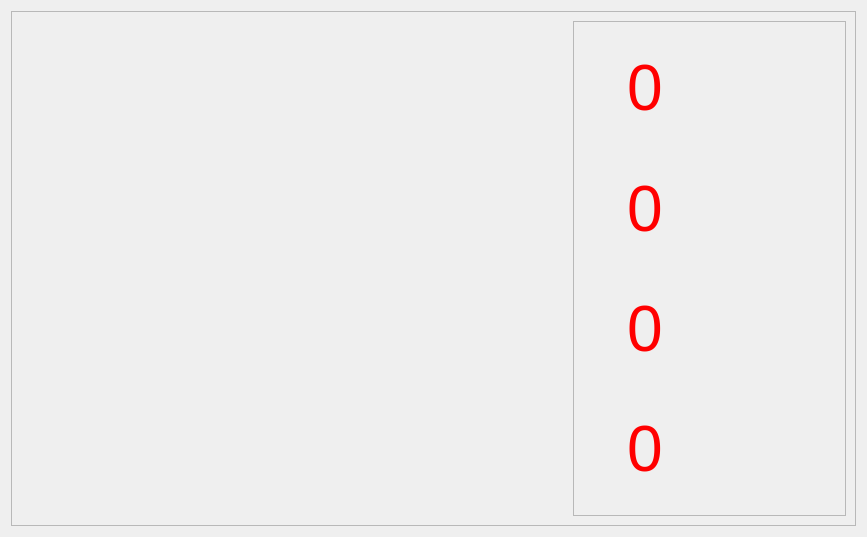
<?xml version="1.0" encoding="UTF-8"?>
<ui version="4.0">
 <class>Dialog</class>
 <widget class="QDialog" name="Dialog">
  <property name="geometry">
   <rect>
    <x>0</x>
    <y>0</y>
    <width>867</width>
    <height>537</height>
   </rect>
  </property>
  <property name="windowTitle">
   <string>ROV Bottom Camera</string>
  </property>
  <layout class="QGridLayout" name="gridLayout">
   <item row="0" column="1">
    <widget class="QLabel" name="label">
     <property name="text">
      <string/>
     </property>
    </widget>
   </item>
   <item row="0" column="0" rowspan="2" colspan="2">
    <widget class="QFrame" name="frame_2">
     <property name="frameShape">
      <enum>QFrame::StyledPanel</enum>
     </property>
     <property name="frameShadow">
      <enum>QFrame::Raised</enum>
     </property>
     <layout class="QGridLayout" name="gridLayout_2" columnstretch="2,1">
      <item row="0" column="0">
       <widget class="QLabel" name="videoLabel">
        <property name="text">
         <string/>
        </property>
       </widget>
      </item>
      <item row="0" column="1">
       <widget class="QFrame" name="frame">
        <property name="frameShape">
         <enum>QFrame::StyledPanel</enum>
        </property>
        <property name="frameShadow">
         <enum>QFrame::Raised</enum>
        </property>
        <layout class="QGridLayout" name="gridLayout_3">
         <item row="0" column="0">
          <widget class="QLabel" name="circleCount">
           <property name="font">
            <font>
             <pointsize>48</pointsize>
            </font>
           </property>
           <property name="layoutDirection">
            <enum>Qt::LeftToRight</enum>
           </property>
           <property name="styleSheet">
            <string notr="true">color:rgb(255, 0, 0)</string>
           </property>
           <property name="text">
            <string>0</string>
           </property>
           <property name="alignment">
            <set>Qt::AlignCenter</set>
           </property>
          </widget>
         </item>
         <item row="0" column="1">
          <widget class="QLabel" name="circleLabel">
           <property name="text">
            <string/>
           </property>
          </widget>
         </item>
         <item row="2" column="0">
          <widget class="QLabel" name="lineCount">
           <property name="font">
            <font>
             <pointsize>48</pointsize>
            </font>
           </property>
           <property name="styleSheet">
            <string notr="true">color:rgb(255, 0, 0)</string>
           </property>
           <property name="text">
            <string>0</string>
           </property>
           <property name="alignment">
            <set>Qt::AlignCenter</set>
           </property>
          </widget>
         </item>
         <item row="1" column="0">
          <widget class="QLabel" name="triangleCount">
           <property name="font">
            <font>
             <pointsize>48</pointsize>
            </font>
           </property>
           <property name="styleSheet">
            <string notr="true">color:rgb(255, 0, 0)</string>
           </property>
           <property name="text">
            <string>0</string>
           </property>
           <property name="alignment">
            <set>Qt::AlignCenter</set>
           </property>
          </widget>
         </item>
         <item row="3" column="0">
          <widget class="QLabel" name="squareCount">
           <property name="font">
            <font>
             <pointsize>48</pointsize>
            </font>
           </property>
           <property name="styleSheet">
            <string notr="true">color:rgb(255, 0, 0)</string>
           </property>
           <property name="text">
            <string>0</string>
           </property>
           <property name="alignment">
            <set>Qt::AlignCenter</set>
           </property>
          </widget>
         </item>
         <item row="3" column="1">
          <widget class="QLabel" name="squareLabel">
           <property name="text">
            <string/>
           </property>
          </widget>
         </item>
         <item row="2" column="1">
          <widget class="QLabel" name="lineLabel">
           <property name="text">
            <string/>
           </property>
          </widget>
         </item>
         <item row="1" column="1">
          <widget class="QLabel" name="triangleLabel">
           <property name="text">
            <string/>
           </property>
          </widget>
         </item>
        </layout>
       </widget>
      </item>
     </layout>
    </widget>
   </item>
  </layout>
 </widget>
 <resources/>
 <connections/>
</ui>
